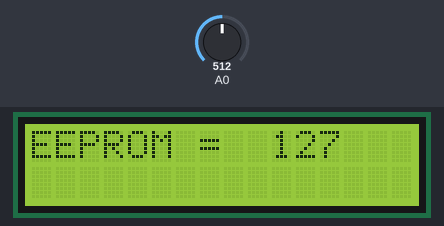
Recording of a sketch running on a simulated Arduino Uno, built with avr-gcc and run on an emulated ATmega328P. Shown: 16×2 character LCD. The inputs (shaded band) are chosen by the test bench; at power-on: A0 = 512. EEPROM starts erased.

Above: at 2.2 s.
2.3 s: A0 set to 716
At 2.8 s:
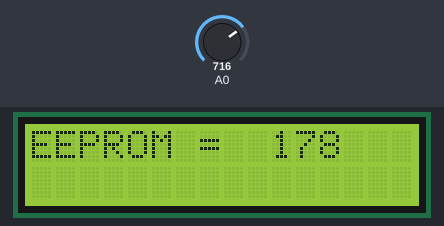
3.8 s: A0 set to 900
At 5.0 s:
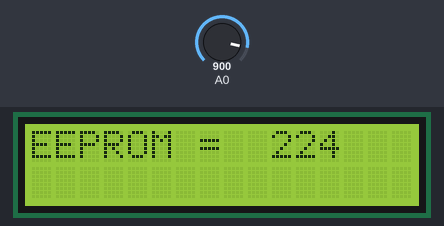
5.3 s: A0 set to 1023
At 6.7 s:
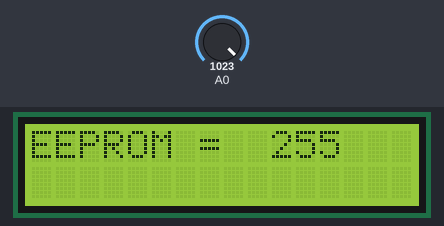
Timing chart, 0 to 8.3 s (numbered marks = the images above; inputs shaded):
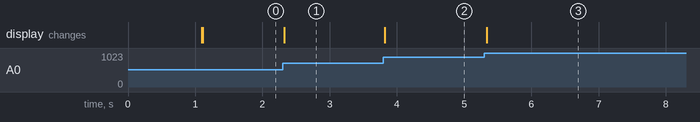

The sketch:

EEPROM.ino
```cpp
#include <EEPROM.h>
#include <LiquidCrystal_I2C.h>

LiquidCrystal_I2C lcd (0x27, 16, 2);

void setup() {
  // put your setup code here, to run once:
lcd.begin();
lcd.backlight();
lcd.setCursor(0,0);
lcd.print("hallo ZADID");
lcd.setCursor(0,1);
lcd.print("MaumemBuatProject");
delay(1000);
lcd.clear();
}

void loop() {
  // put your main code here, to run repeatedly:
int potensio = map(analogRead(A0),0, 1023,0 , 255);
EEPROM.write(0,potensio);
delay(5);

int penyimpanan = EEPROM.read(0);
lcd.setCursor(0,0);
lcd.print("EEPROM = ");
lcd.setCursor(10,0);
lcd.print(penyimpanan);


}
```

Measured:
- after the input at 2.3 s, the display: changes at once (image 1)
- after the input at 3.8 s, the display: changes at once (image 2)
- after the input at 5.3 s, the display: changes at once (image 3)
